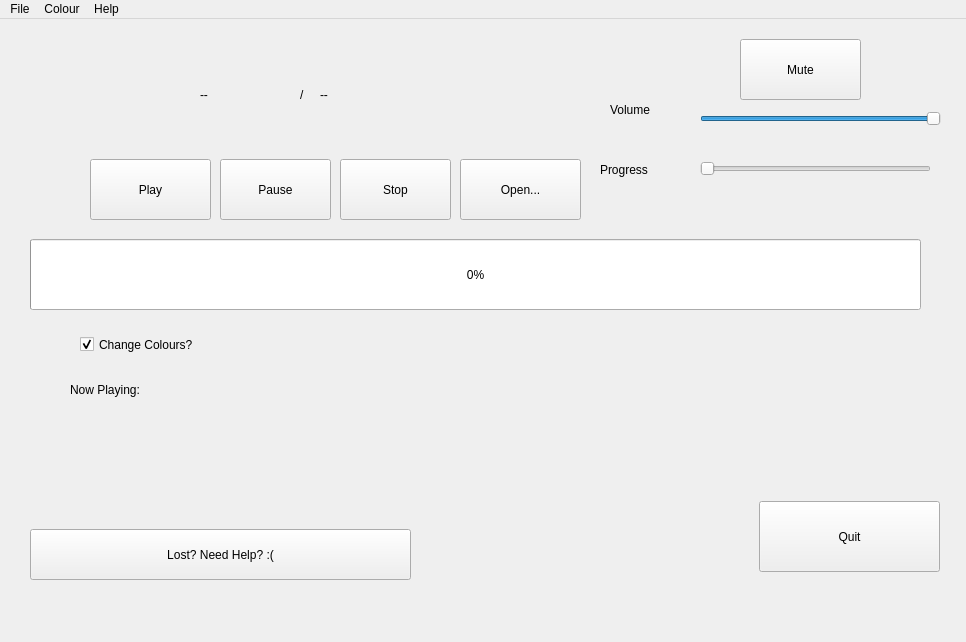
<?xml version="1.0" encoding="UTF-8"?>
<ui version="4.0">
 <class>MainWindow</class>
 <widget class="QMainWindow" name="MainWindow">
  <property name="geometry">
   <rect>
    <x>0</x>
    <y>0</y>
    <width>966</width>
    <height>642</height>
   </rect>
  </property>
  <property name="sizePolicy">
   <sizepolicy hsizetype="Fixed" vsizetype="Fixed">
    <horstretch>0</horstretch>
    <verstretch>0</verstretch>
   </sizepolicy>
  </property>
  <property name="windowTitle">
   <string>George's MP3 Player</string>
  </property>
  <widget class="QWidget" name="centralWidget">
   <widget class="QPushButton" name="play">
    <property name="geometry">
     <rect>
      <x>90</x>
      <y>140</y>
      <width>121</width>
      <height>61</height>
     </rect>
    </property>
    <property name="cursor">
     <cursorShape>ArrowCursor</cursorShape>
    </property>
    <property name="text">
     <string>Play</string>
    </property>
    <property name="checkable">
     <bool>false</bool>
    </property>
   </widget>
   <widget class="QPushButton" name="pause">
    <property name="geometry">
     <rect>
      <x>220</x>
      <y>140</y>
      <width>111</width>
      <height>61</height>
     </rect>
    </property>
    <property name="text">
     <string>Pause</string>
    </property>
   </widget>
   <widget class="QPushButton" name="stop">
    <property name="geometry">
     <rect>
      <x>340</x>
      <y>140</y>
      <width>111</width>
      <height>61</height>
     </rect>
    </property>
    <property name="text">
     <string>Stop</string>
    </property>
   </widget>
   <widget class="QPushButton" name="Quit">
    <property name="geometry">
     <rect>
      <x>759</x>
      <y>482</y>
      <width>181</width>
      <height>71</height>
     </rect>
    </property>
    <property name="text">
     <string>Quit</string>
    </property>
   </widget>
   <widget class="QPushButton" name="open">
    <property name="geometry">
     <rect>
      <x>460</x>
      <y>140</y>
      <width>121</width>
      <height>61</height>
     </rect>
    </property>
    <property name="text">
     <string>Open...</string>
    </property>
   </widget>
   <widget class="QSlider" name="horizontalSlider">
    <property name="geometry">
     <rect>
      <x>700</x>
      <y>90</y>
      <width>241</width>
      <height>20</height>
     </rect>
    </property>
    <property name="maximum">
     <number>100</number>
    </property>
    <property name="value">
     <number>100</number>
    </property>
    <property name="orientation">
     <enum>Qt::Horizontal</enum>
    </property>
   </widget>
   <widget class="QLabel" name="label">
    <property name="geometry">
     <rect>
      <x>610</x>
      <y>60</y>
      <width>101</width>
      <height>61</height>
     </rect>
    </property>
    <property name="text">
     <string>Volume</string>
    </property>
   </widget>
   <widget class="QProgressBar" name="Progress">
    <property name="geometry">
     <rect>
      <x>30</x>
      <y>220</y>
      <width>891</width>
      <height>71</height>
     </rect>
    </property>
    <property name="value">
     <number>0</number>
    </property>
   </widget>
   <widget class="QSlider" name="ProgressSlider">
    <property name="geometry">
     <rect>
      <x>700</x>
      <y>140</y>
      <width>231</width>
      <height>20</height>
     </rect>
    </property>
    <property name="orientation">
     <enum>Qt::Horizontal</enum>
    </property>
   </widget>
   <widget class="QLabel" name="label_2">
    <property name="geometry">
     <rect>
      <x>600</x>
      <y>120</y>
      <width>141</width>
      <height>61</height>
     </rect>
    </property>
    <property name="text">
     <string>Progress</string>
    </property>
   </widget>
   <widget class="QLabel" name="label_3">
    <property name="geometry">
     <rect>
      <x>70</x>
      <y>340</y>
      <width>161</width>
      <height>61</height>
     </rect>
    </property>
    <property name="text">
     <string>Now Playing:</string>
    </property>
   </widget>
   <widget class="QLabel" name="po">
    <property name="geometry">
     <rect>
      <x>200</x>
      <y>50</y>
      <width>111</width>
      <height>51</height>
     </rect>
    </property>
    <property name="text">
     <string>--</string>
    </property>
   </widget>
   <widget class="QLabel" name="du">
    <property name="geometry">
     <rect>
      <x>320</x>
      <y>50</y>
      <width>111</width>
      <height>51</height>
     </rect>
    </property>
    <property name="text">
     <string>--</string>
    </property>
   </widget>
   <widget class="QLabel" name="label_4">
    <property name="geometry">
     <rect>
      <x>300</x>
      <y>50</y>
      <width>131</width>
      <height>51</height>
     </rect>
    </property>
    <property name="text">
     <string>/</string>
    </property>
   </widget>
   <widget class="QPushButton" name="mute">
    <property name="geometry">
     <rect>
      <x>740</x>
      <y>20</y>
      <width>121</width>
      <height>61</height>
     </rect>
    </property>
    <property name="text">
     <string>Mute</string>
    </property>
   </widget>
   <widget class="QLabel" name="path">
    <property name="geometry">
     <rect>
      <x>210</x>
      <y>340</y>
      <width>651</width>
      <height>61</height>
     </rect>
    </property>
    <property name="text">
     <string/>
    </property>
   </widget>
   <widget class="QPushButton" name="Help">
    <property name="geometry">
     <rect>
      <x>30</x>
      <y>510</y>
      <width>381</width>
      <height>51</height>
     </rect>
    </property>
    <property name="text">
     <string>Lost? Need Help? :(</string>
    </property>
   </widget>
   <widget class="QCheckBox" name="checkBox">
    <property name="geometry">
     <rect>
      <x>80</x>
      <y>310</y>
      <width>191</width>
      <height>31</height>
     </rect>
    </property>
    <property name="text">
     <string>Change Colours?</string>
    </property>
    <property name="checked">
     <bool>true</bool>
    </property>
   </widget>
  </widget>
  <widget class="QMenuBar" name="menuBar">
   <property name="geometry">
    <rect>
     <x>0</x>
     <y>0</y>
     <width>966</width>
     <height>24</height>
    </rect>
   </property>
   <widget class="QMenu" name="menuFile">
    <property name="title">
     <string>File</string>
    </property>
    <addaction name="separator"/>
    <addaction name="separator"/>
    <addaction name="actionOpen"/>
    <addaction name="separator"/>
    <addaction name="actionPlay"/>
    <addaction name="actionPause"/>
    <addaction name="actionStop"/>
    <addaction name="separator"/>
    <addaction name="actionExit"/>
   </widget>
   <widget class="QMenu" name="menuHelp">
    <property name="title">
     <string>Help</string>
    </property>
    <addaction name="actionHelp"/>
    <addaction name="actionAbout"/>
   </widget>
   <widget class="QMenu" name="menuColour">
    <property name="title">
     <string>Colour</string>
    </property>
    <addaction name="actionWhite"/>
    <addaction name="separator"/>
    <addaction name="actionReg"/>
    <addaction name="actionGreen"/>
    <addaction name="actionBlue"/>
    <addaction name="separator"/>
    <addaction name="actionYellow"/>
    <addaction name="actionOrange"/>
    <addaction name="actionPink"/>
   </widget>
   <addaction name="menuFile"/>
   <addaction name="menuColour"/>
   <addaction name="menuHelp"/>
  </widget>
  <action name="actionOpen">
   <property name="text">
    <string>Open</string>
   </property>
  </action>
  <action name="actionPlay">
   <property name="text">
    <string>Play</string>
   </property>
  </action>
  <action name="actionPause">
   <property name="text">
    <string>Pause</string>
   </property>
  </action>
  <action name="actionStop">
   <property name="text">
    <string>Stop</string>
   </property>
  </action>
  <action name="actionExit">
   <property name="text">
    <string>Exit</string>
   </property>
  </action>
  <action name="actionHelp">
   <property name="text">
    <string>Help</string>
   </property>
  </action>
  <action name="actionAbout">
   <property name="text">
    <string>About</string>
   </property>
  </action>
  <action name="actionReg">
   <property name="text">
    <string>Red</string>
   </property>
  </action>
  <action name="actionGreen">
   <property name="text">
    <string>Green</string>
   </property>
  </action>
  <action name="actionYellow">
   <property name="text">
    <string>Yellow</string>
   </property>
  </action>
  <action name="actionBlue">
   <property name="text">
    <string>Blue</string>
   </property>
  </action>
  <action name="actionWhite">
   <property name="text">
    <string>White</string>
   </property>
  </action>
  <action name="actionPink">
   <property name="text">
    <string>Pink</string>
   </property>
  </action>
  <action name="actionOrange">
   <property name="text">
    <string>Orange</string>
   </property>
  </action>
 </widget>
 <layoutdefault spacing="6" margin="11"/>
 <resources/>
 <connections/>
</ui>
